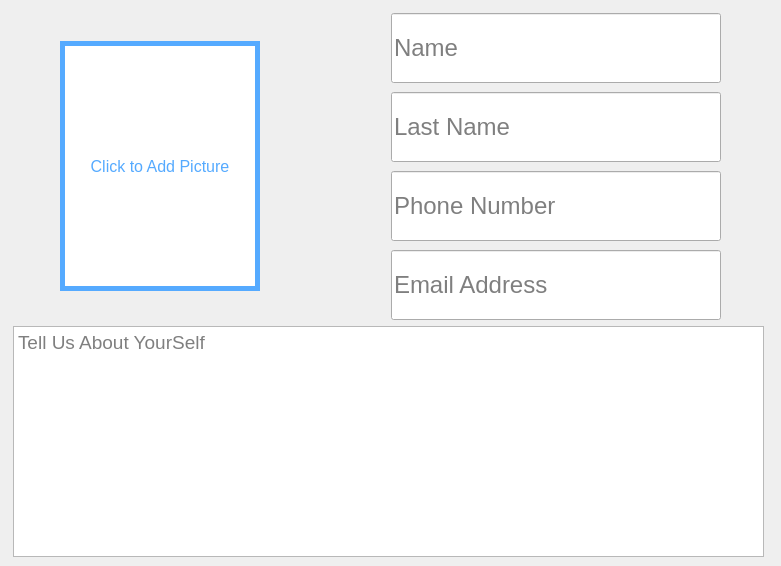
      <widget class="QWidget" name="GeneralTab">
       <attribute name="title">
        <string>General Info</string>
       </attribute>
       <widget class="QTextEdit" name="textEdit">
        <property name="geometry">
         <rect>
          <x>13</x>
          <y>326</y>
          <width>751</width>
          <height>231</height>
         </rect>
        </property>
        <property name="sizePolicy">
         <sizepolicy hsizetype="Fixed" vsizetype="Fixed">
          <horstretch>0</horstretch>
          <verstretch>0</verstretch>
         </sizepolicy>
        </property>
        <property name="font">
         <font>
          <pointsize>14</pointsize>
         </font>
        </property>
        <property name="placeholderText">
         <string>Tell Us About YourSelf</string>
        </property>
       </widget>
       <widget class="QWidget" name="layoutWidget">
        <property name="geometry">
         <rect>
          <x>11</x>
          <y>10</y>
          <width>761</width>
          <height>313</height>
         </rect>
        </property>
        <layout class="QHBoxLayout" name="horizontalLayout_10">
         <item>
          <widget class="QLabel" name="Picture">
           <property name="sizePolicy">
            <sizepolicy hsizetype="Fixed" vsizetype="Fixed">
             <horstretch>0</horstretch>
             <verstretch>0</verstretch>
            </sizepolicy>
           </property>
           <property name="minimumSize">
            <size>
             <width>200</width>
             <height>250</height>
            </size>
           </property>
           <property name="maximumSize">
            <size>
             <width>200</width>
             <height>250</height>
            </size>
           </property>
           <property name="font">
            <font>
             <pointsize>12</pointsize>
            </font>
           </property>
           <property name="cursor">
            <cursorShape>PointingHandCursor</cursorShape>
           </property>
           <property name="styleSheet">
            <string notr="true">background-color: rgb(255, 255, 255);
color: rgb(85, 170, 255);</string>
           </property>
           <property name="frameShape">
            <enum>QFrame::Box</enum>
           </property>
           <property name="frameShadow">
            <enum>QFrame::Plain</enum>
           </property>
           <property name="lineWidth">
            <number>5</number>
           </property>
           <property name="text">
            <string>Click to Add Picture</string>
           </property>
           <property name="scaledContents">
            <bool>true</bool>
           </property>
           <property name="alignment">
            <set>Qt::AlignCenter</set>
           </property>
          </widget>
         </item>
         <item>
          <layout class="QVBoxLayout" name="verticalLayout">
           <item>
            <layout class="QHBoxLayout" name="horizontalLayout_3">
             <item>
              <widget class="QLabel" name="NameIcon">
               <property name="sizePolicy">
                <sizepolicy hsizetype="Fixed" vsizetype="Fixed">
                 <horstretch>0</horstretch>
                 <verstretch>0</verstretch>
                </sizepolicy>
               </property>
               <property name="minimumSize">
                <size>
                 <width>10</width>
                 <height>20</height>
                </size>
               </property>
               <property name="maximumSize">
                <size>
                 <width>70</width>
                 <height>70</height>
                </size>
               </property>
               <property name="styleSheet">
                <string notr="true"/>
               </property>
               <property name="text">
                <string/>
               </property>
               <property name="pixmap">
                <pixmap resource="Infoqrc.qrc">:/icons/Name.png</pixmap>
               </property>
               <property name="scaledContents">
                <bool>true</bool>
               </property>
              </widget>
             </item>
             <item>
              <widget class="QLineEdit" name="Name">
               <property name="sizePolicy">
                <sizepolicy hsizetype="Fixed" vsizetype="Fixed">
                 <horstretch>0</horstretch>
                 <verstretch>0</verstretch>
                </sizepolicy>
               </property>
               <property name="minimumSize">
                <size>
                 <width>330</width>
                 <height>70</height>
                </size>
               </property>
               <property name="font">
                <font>
                 <family>Arial</family>
                 <pointsize>18</pointsize>
                </font>
               </property>
               <property name="inputMask">
                <string/>
               </property>
               <property name="text">
                <string/>
               </property>
               <property name="placeholderText">
                <string>Name</string>
               </property>
              </widget>
             </item>
            </layout>
           </item>
           <item>
            <layout class="QHBoxLayout" name="horizontalLayout_4">
             <item>
              <widget class="QLabel" name="NameIcon_2">
               <property name="sizePolicy">
                <sizepolicy hsizetype="Fixed" vsizetype="Fixed">
                 <horstretch>0</horstretch>
                 <verstretch>0</verstretch>
                </sizepolicy>
               </property>
               <property name="minimumSize">
                <size>
                 <width>10</width>
                 <height>20</height>
                </size>
               </property>
               <property name="maximumSize">
                <size>
                 <width>70</width>
                 <height>70</height>
                </size>
               </property>
               <property name="styleSheet">
                <string notr="true"/>
               </property>
               <property name="text">
                <string/>
               </property>
               <property name="pixmap">
                <pixmap resource="Infoqrc.qrc">:/icons/Name.png</pixmap>
               </property>
               <property name="scaledContents">
                <bool>true</bool>
               </property>
              </widget>
             </item>
             <item>
              <widget class="QLineEdit" name="LastName">
               <property name="sizePolicy">
                <sizepolicy hsizetype="Fixed" vsizetype="Fixed">
                 <horstretch>0</horstretch>
                 <verstretch>0</verstretch>
                </sizepolicy>
               </property>
               <property name="minimumSize">
                <size>
                 <width>330</width>
                 <height>70</height>
                </size>
               </property>
               <property name="font">
                <font>
                 <family>Arial</family>
                 <pointsize>18</pointsize>
                </font>
               </property>
               <property name="inputMask">
                <string/>
               </property>
               <property name="text">
                <string/>
               </property>
               <property name="placeholderText">
                <string>Last Name</string>
               </property>
              </widget>
             </item>
            </layout>
           </item>
           <item>
            <layout class="QHBoxLayout" name="horizontalLayout_2">
             <item>
              <widget class="QLabel" name="phonesign">
               <property name="sizePolicy">
                <sizepolicy hsizetype="Fixed" vsizetype="Fixed">
                 <horstretch>0</horstretch>
                 <verstretch>0</verstretch>
                </sizepolicy>
               </property>
               <property name="minimumSize">
                <size>
                 <width>10</width>
                 <height>20</height>
                </size>
               </property>
               <property name="maximumSize">
                <size>
                 <width>70</width>
                 <height>70</height>
                </size>
               </property>
               <property name="styleSheet">
                <string notr="true"/>
               </property>
               <property name="text">
                <string/>
               </property>
               <property name="pixmap">
                <pixmap resource="Infoqrc.qrc">:/icons/phone.png</pixmap>
               </property>
               <property name="scaledContents">
                <bool>true</bool>
               </property>
              </widget>
             </item>
             <item>
              <widget class="QLineEdit" name="Phone">
               <property name="sizePolicy">
                <sizepolicy hsizetype="Fixed" vsizetype="Fixed">
                 <horstretch>0</horstretch>
                 <verstretch>0</verstretch>
                </sizepolicy>
               </property>
               <property name="minimumSize">
                <size>
                 <width>330</width>
                 <height>70</height>
                </size>
               </property>
               <property name="font">
                <font>
                 <family>Arial</family>
                 <pointsize>18</pointsize>
                </font>
               </property>
               <property name="inputMask">
                <string/>
               </property>
               <property name="text">
                <string/>
               </property>
               <property name="placeholderText">
                <string>Phone Number</string>
               </property>
              </widget>
             </item>
            </layout>
           </item>
           <item>
            <layout class="QHBoxLayout" name="horizontalLayout">
             <item>
              <widget class="QLabel" name="atsign">
               <property name="sizePolicy">
                <sizepolicy hsizetype="Fixed" vsizetype="Fixed">
                 <horstretch>0</horstretch>
                 <verstretch>0</verstretch>
                </sizepolicy>
               </property>
               <property name="minimumSize">
                <size>
                 <width>10</width>
                 <height>20</height>
                </size>
               </property>
               <property name="maximumSize">
                <size>
                 <width>70</width>
                 <height>70</height>
                </size>
               </property>
               <property name="styleSheet">
                <string notr="true"/>
               </property>
               <property name="text">
                <string/>
               </property>
               <property name="pixmap">
                <pixmap resource="Infoqrc.qrc">:/icons/email.png</pixmap>
               </property>
               <property name="scaledContents">
                <bool>true</bool>
               </property>
              </widget>
             </item>
             <item>
              <widget class="QLineEdit" name="Email">
               <property name="sizePolicy">
                <sizepolicy hsizetype="Fixed" vsizetype="Fixed">
                 <horstretch>0</horstretch>
                 <verstretch>0</verstretch>
                </sizepolicy>
               </property>
               <property name="minimumSize">
                <size>
                 <width>330</width>
                 <height>70</height>
                </size>
               </property>
               <property name="font">
                <font>
                 <family>Arial</family>
                 <pointsize>18</pointsize>
                </font>
               </property>
               <property name="inputMask">
                <string/>
               </property>
               <property name="text">
                <string/>
               </property>
               <property name="placeholderText">
                <string>Email Address</string>
               </property>
              </widget>
             </item>
            </layout>
           </item>
          </layout>
         </item>
        </layout>
       </widget>
      </widget>
